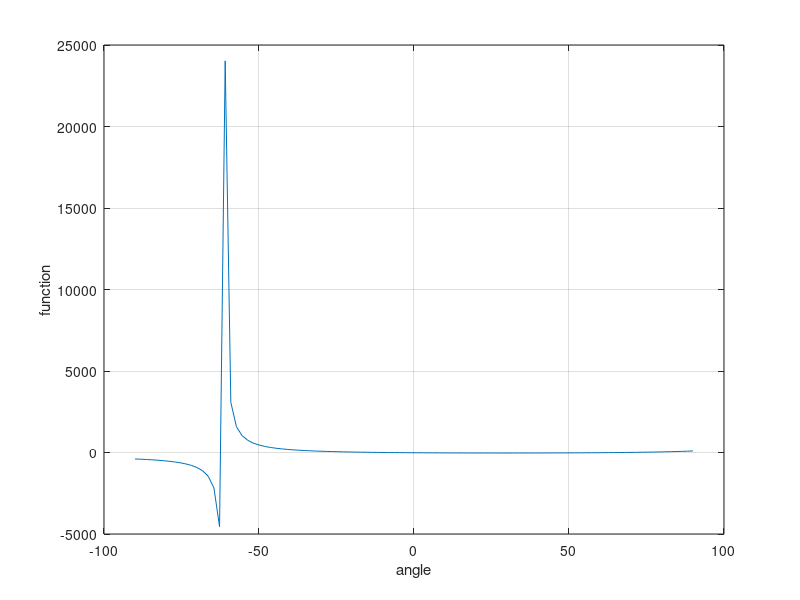

This chart was generated by the following MATLAB code: (Note: this script raises an error after producing the figure.)
% Define problem constants
g = 9.81;
mu = 0.55;
F = 150;
m = 25;

% Define the function to be solved for. Is the angle specified in radians or degrees?
format long 
func =@(theta)mu*m*g./(cosd(theta)+(mu*sind(theta)))-F;

% THINK, what makes range sense for angle?

% Plot your function. Does plotting give you an idea about where the root is?
theta = linspace(-90,90);
plot(theta,func(theta))
xlabel('angle')
ylabel('function')
grid on
% Finaly solve for the root using the bisection script given to you, which can be called as:
%[root, fx, ea, iter] = bisect(func, lower_bound, upper_bound);
lower_bound = 50;
upper_bound = 80;
[root, fx, ea, iter] = bisect(func, lower_bound, upper_bound);
fprintf('results: %.4f yvalueResult: %.8f error:  %.4f iterations: %d/n',root,fx,ea,iter);
angle = root;
fx = fx;
iter = iter; 
ea = ea;
% These variables will be checked for your final answer:
%angle =  % the angle in degree that solves this problem
%fx =     % the function value at your solved angle
%ea =     % the bisection error estimate
%iter =   % the number of bisection iterations